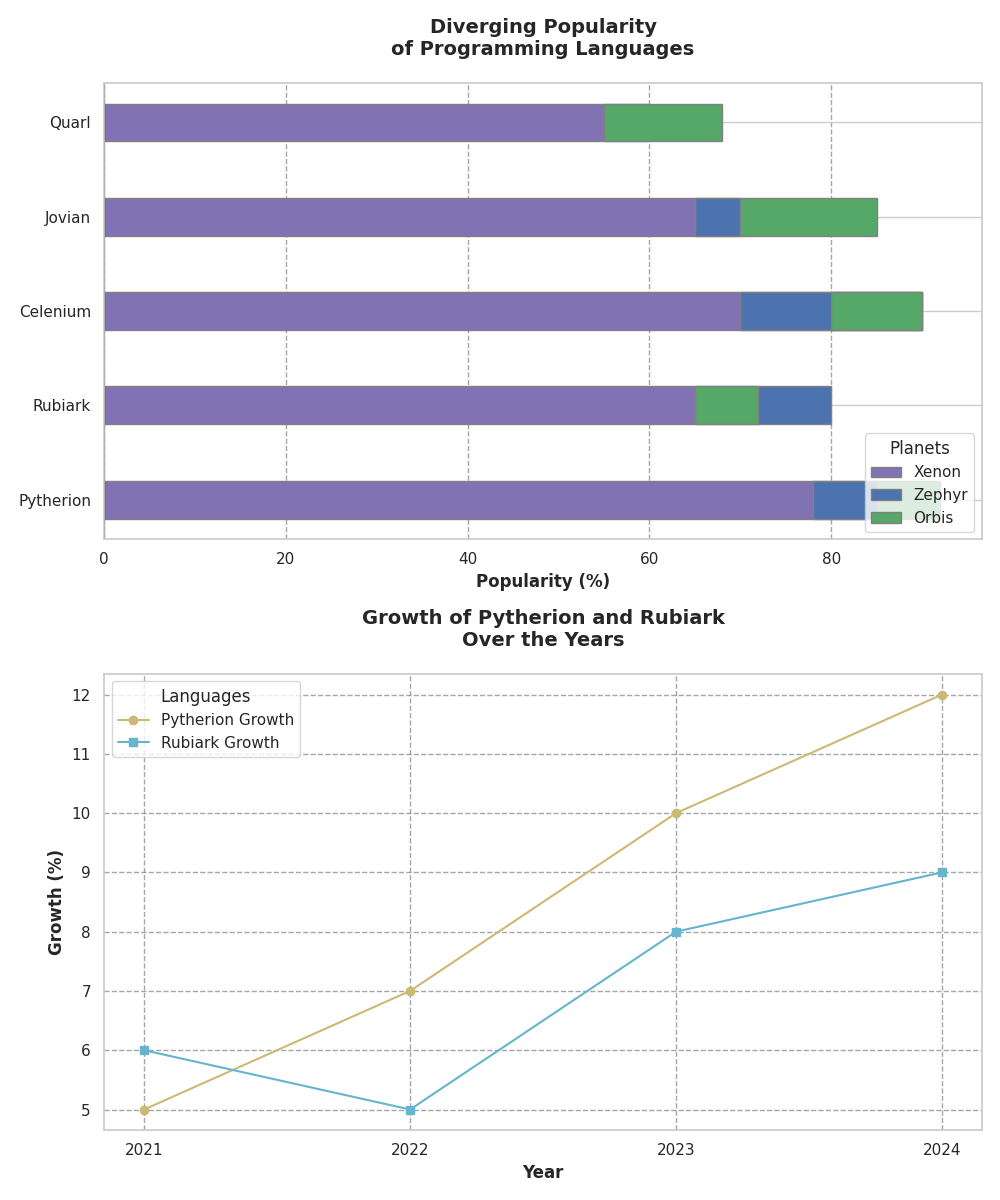

The Python source for this figure:
import matplotlib.pyplot as plt
import numpy as np

languages = ["Pytherion", "Rubiark", "Celenium", "Jovian", "Quarl"]
xenon_popularity = np.array([85, 65, 90, 70, 55])
zephyr_popularity = np.array([78, 80, 70, 65, 60])
orbis_popularity = np.array([92, 72, 80, 85, 68])

zephyr_deviation = zephyr_popularity - xenon_popularity
orbis_deviation = orbis_popularity - xenon_popularity

bar_width = 0.4
positions = np.arange(len(languages))

fig, (ax1, ax2) = plt.subplots(2, 1, figsize=(10, 12))

# Diverging bar chart with shuffled colors
ax1.barh(positions, xenon_popularity, edgecolor='grey', label='Xenon', height=bar_width, color='m')
ax1.barh(positions, zephyr_deviation, left=xenon_popularity, edgecolor='grey', label='Zephyr', height=bar_width, color='b')
ax1.barh(positions, orbis_deviation, left=xenon_popularity, edgecolor='grey', label='Orbis', height=bar_width, color='g')

ax1.set_yticks(positions)
ax1.set_yticklabels(languages)
ax1.set_xlabel('Popularity (%)', fontweight='bold', fontsize=12)
ax1.set_title('Diverging Popularity\nof Programming Languages', fontsize=14, fontweight='bold', pad=20)
ax1.legend(title='Planets', loc='lower right')
ax1.axvline(x=0, color='black', linewidth=0.8)
ax1.xaxis.grid(True, linestyle='--', which='major', color='grey', alpha=0.7)

# Line chart with shuffled colors
years = ["2021", "2022", "2023", "2024"]
pytherion_growth = [5, 7, 10, 12]
rubiark_growth = [6, 5, 8, 9]

ax2.plot(years, pytherion_growth, marker='o', color='y', label='Pytherion Growth')
ax2.plot(years, rubiark_growth, marker='s', color='c', label='Rubiark Growth')
ax2.set_xlabel('Year', fontweight='bold', fontsize=12)
ax2.set_ylabel('Growth (%)', fontweight='bold', fontsize=12)
ax2.set_title('Growth of Pytherion and Rubiark\nOver the Years', fontsize=14, fontweight='bold', pad=20)
ax2.grid(True, linestyle='--', which='major', color='grey', alpha=0.7)
ax2.legend(title='Languages', loc='upper left')

plt.tight_layout()
plt.show()
